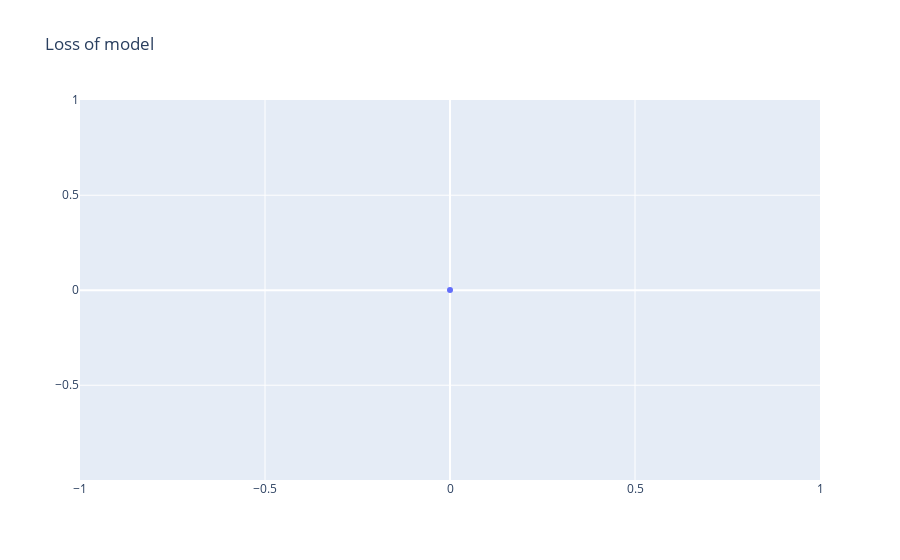

The notebook cell saved with this chart:
### Code cell
import plotly.graph_objects as go

# Plot training & validation accuracy values
fig = go.Figure()

fig.add_trace(go.Scatter(y = history.history['loss'],
                    mode='lines+markers',
                    name='Training loss'))
fig.update_layout(title_text = 'Loss of model')
fig.show()

### Figure 1 — Plotly figure (JSON) as saved in the notebook; plotly's stock layout.template omitted (floating-point values rounded to 4 significant figures)
{"data": [{"mode": "lines+markers", "name": "Training loss", "type": "scatter", "y": [0.001239]}], "layout": {"title": {"text": "Loss of model"}}}
